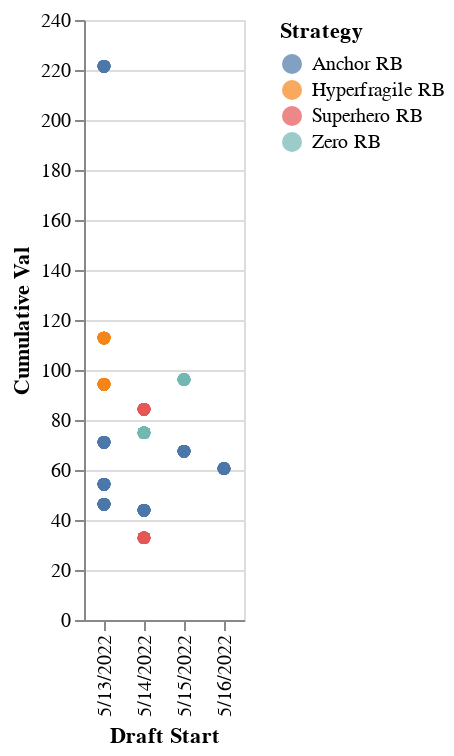

The notebook cell saved with this chart:
### Code cell
#Team Build by draft date, with cumulative ADP value

alt.Chart(df1).mark_circle(size=40).encode(
    x='Draft Start',
    y='Cumulative Val',
    color='Strategy',
    tooltip=['Draft Start','Team', 'Strategy', 'Elite Onesie', 'build_x', 'Cumulative Val']
).interactive()

### Figure 1 — Vega-Lite specification as saved in the notebook (floating-point values rounded to 4 significant figures; data arrays with more than 128 entries replaced by an {"elided": "..."} marker saying what was removed)
{"config": {"view": {"continuousWidth": 400, "continuousHeight": 300}}, "data": {"name": "data-a13933d6c873d3880437b9d54f876eaa"}, "mark": {"type": "circle", "size": 40}, "encoding": {"color": {"field": "Strategy", "type": "nominal"}, "tooltip": [{"field": "Draft Start", "type": "nominal"}, {"field": "Team", "type": "quantitative"}, {"field": "Strategy", "type": "nominal"}, {"field": "Elite Onesie", "type": "nominal"}, {"field": "build_x", "type": "nominal"}, {"field": "Cumulative Val", "type": "quantitative"}], "x": {"field": "Draft Start", "type": "nominal"}, "y": {"field": "Cumulative Val", "type": "quantitative"}}, "selection": {"selector104": {"type": "interval", "bind": "scales", "encodings": ["x", "y"]}}, "$schema": "https://vega.github.io/schema/vega-lite/v4.17.0.json", "datasets": {"data-a13933d6c873d3880437b9d54f876eaa": {"elided": "260 records"}}}
